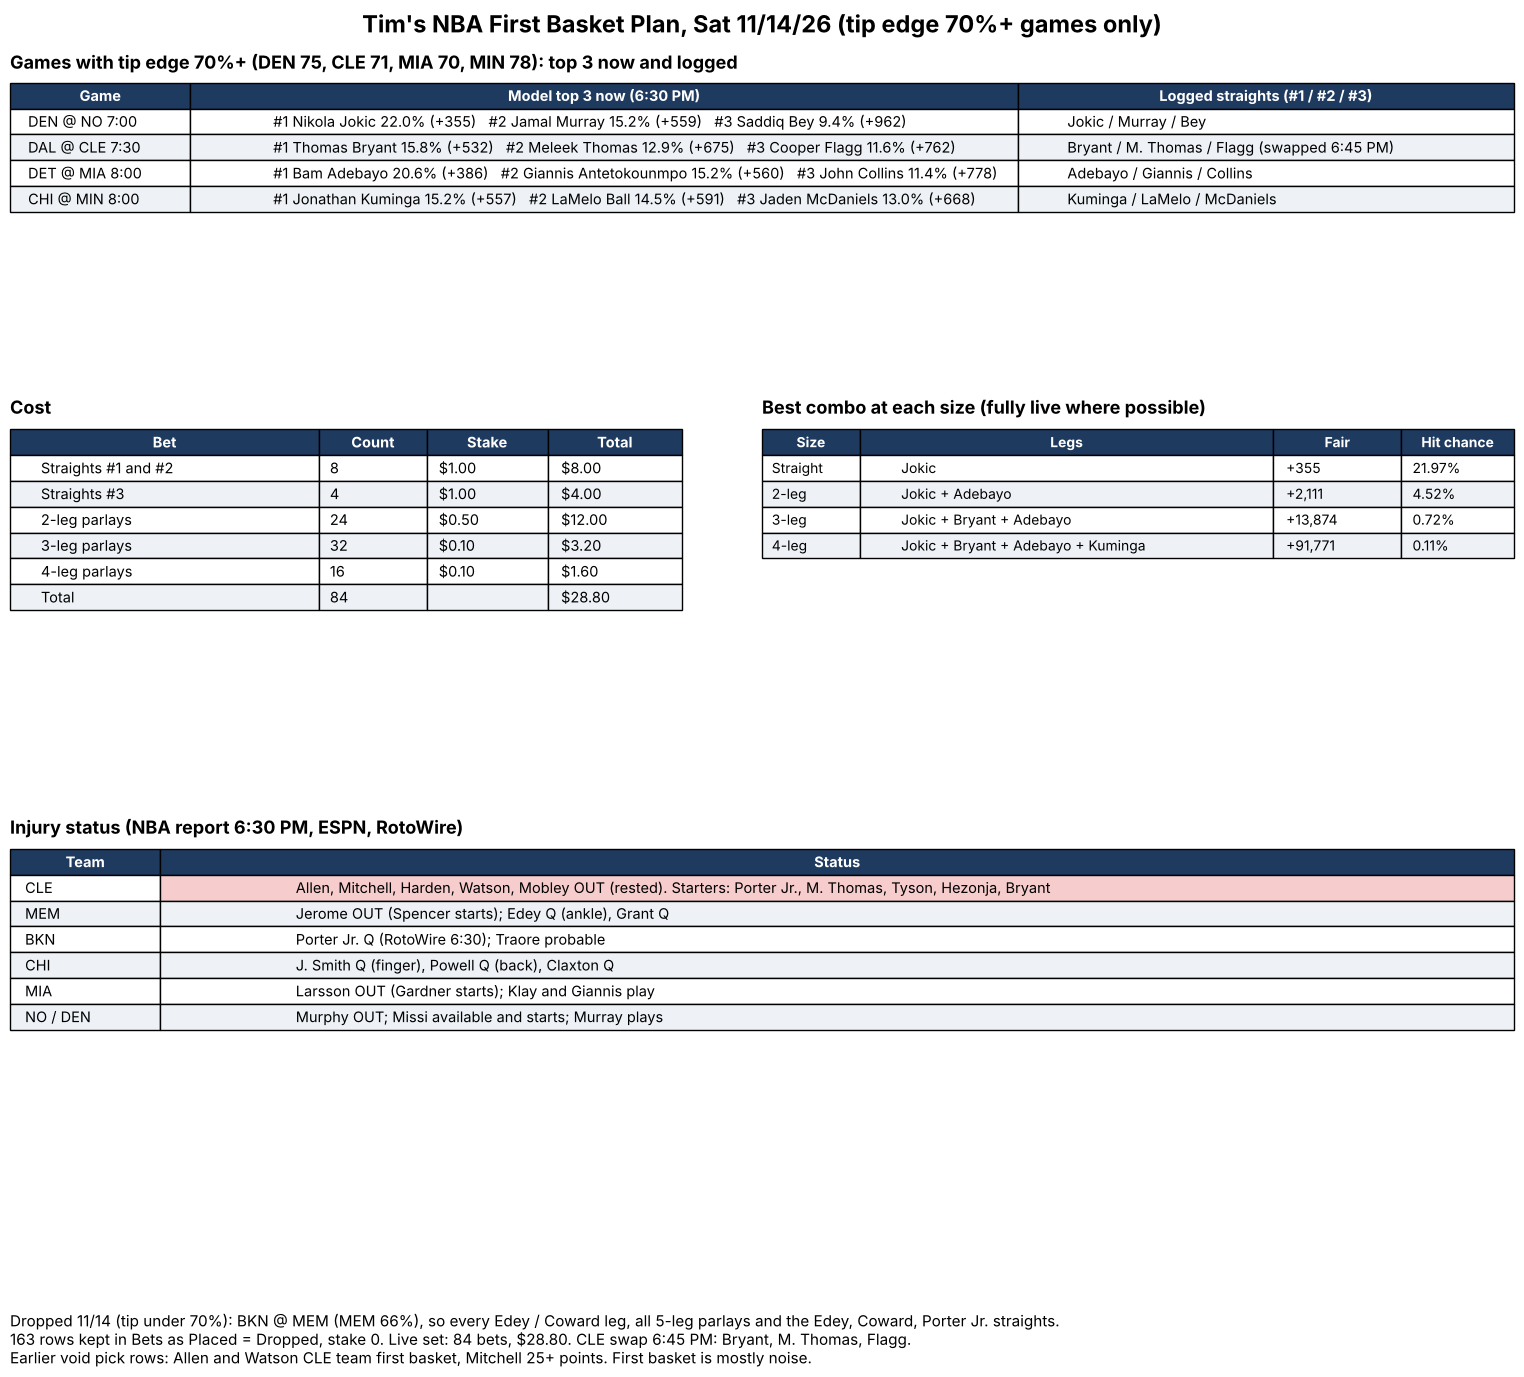

This chart was generated by the following Python code:
"""Tim's 11/14 first basket plan chart (top 3 per game, cost, best combos, injuries, voids).
Run from repo root: python3 analysis/nba/out/charts/parlays_2026-11-14.py"""
import csv, json, matplotlib
matplotlib.use('Agg')
import matplotlib.pyplot as plt

HEAD, G, R, ALT = '#1f3a5f', '#cdebd3', '#f6cccc', '#eef2f7'
VOID = set()
rows = [r for r in csv.DictReader(open('analysis/nba/out/parlays_2026-11-14.csv')) if not r.get('dropped')]
c = [r for r in json.load(open('analysis/nba/out/fb_candidates.json')) if r.get('inj') != 'Out']
games = [('DEN', 'NO', '7:00'), ('DAL', 'CLE', '7:30'), ('DET', 'MIA', '8:00'), ('CHI', 'MIN', '8:00')]
am = lambda d: f"+{round((d - 1) * 100):,}" if d >= 2 else f"-{round(100 / (d - 1))}"

fig = plt.figure(figsize=(16, 15))
fig.suptitle("Tim's NBA First Basket Plan, Sat 11/14/26 (tip edge 70%+ games only)", fontsize=17, fontweight='bold', y=0.985)


def table(ax, title, cols, data, widths, shades=None, fs=10.5):
    ax.axis('off'); ax.set_title(title, fontsize=13, fontweight='bold', loc='left')
    tb = ax.table(cellText=data, colLabels=cols, colWidths=widths, loc='upper center', cellLoc='left')
    tb.auto_set_font_size(False); tb.set_fontsize(fs); tb.scale(1, 1.55)
    for (r, cc), cl in tb.get_celld().items():
        if r == 0:
            cl.set_facecolor(HEAD); cl.get_text().set_color('white'); cl.get_text().set_fontweight('bold')
        else:
            s = shades[r - 1][cc] if shades else ''
            cl.set_facecolor(G if s == 'g' else R if s == 'r' else ALT if r % 2 == 0 else 'white')


# 1. top 3 per game now
data, sh = [], []
logged = {'DEN @ NO': 'Jokic / Murray / Bey', 'DAL @ CLE': 'Bryant / M. Thomas / Flagg (swapped 6:45 PM)',
          'DET @ MIA': 'Adebayo / Giannis / Collins', 'CHI @ MIN': 'Kuminga / LaMelo / McDaniels'}
for a, h, t in games:
    v = sorted([r for r in c if r['tm'] in (a, h)], key=lambda r: -r['p_v2'])[:3]
    top = '   '.join(f"#{i} {r['player']} {r['p_v2'] * 100:.1f}% ({am(1 / r['p_v2'])})" for i, r in enumerate(v, 1))
    g = f"{a} @ {h}"
    data.append([f"{g} {t}", top, logged[g]]); sh.append(['', '', 'r' if 'VOID' in logged[g] else ''])
table(fig.add_axes([0.03, 0.75, 0.94, 0.19]), "Games with tip edge 70%+ (DEN 75, CLE 71, MIA 70, MIN 78): top 3 now and logged",
      ["Game", "Model top 3 now (6:30 PM)", "Logged straights (#1 / #2 / #3)"], data, [0.12, 0.55, 0.33], sh)

# 2. cost
cost = [["Straights #1 and #2", "8", "$1.00", "$8.00"], ["Straights #3", "4", "$1.00", "$4.00"],
        ["2-leg parlays", "24", "$0.50", "$12.00"], ["3-leg parlays", "32", "$0.10", "$3.20"],
        ["4-leg parlays", "16", "$0.10", "$1.60"], ["Total", "84", "", "$28.80"]]
table(fig.add_axes([0.03, 0.47, 0.42, 0.24]), "Cost", ["Bet", "Count", "Stake", "Total"], cost, [0.46, 0.16, 0.18, 0.2])

# 3. best combo at each size (highest hit chance, CLE legs void -> parlay plays without them)
best = []
for k in (1, 2, 3, 4):
    cand = []
    for r in rows:
        if int(r['legs']) != k:
            continue
        legs = r['picks'].split(' + ')
        live = [l for l in legs if l not in VOID]
        if not live:
            continue
        q = {**{rr['picks']: float(rr['p']) for rr in rows if rr['legs'] == '1'}}
        p = 1
        for l in live:
            p *= q[l]
        cand.append((p, legs, live))
    full = [x for x in cand if len(x[2]) == len(x[1])]
    p, legs, live = max(full or cand)
    note = '' if len(live) == len(legs) else f" (CLE leg void, plays as {len(live)})"
    best.append([f"{k}-leg" if k > 1 else "Straight", ' + '.join(live) + note, am(1 / p), f"{p * 100:.2f}%"])
table(fig.add_axes([0.5, 0.47, 0.47, 0.24]), "Best combo at each size (fully live where possible)", ["Size", "Legs", "Fair", "Hit chance"],
      best, [0.13, 0.55, 0.17, 0.15], fs=10)

# 4. injuries
inj = [["CLE", "Allen, Mitchell, Harden, Watson, Mobley OUT (rested). Starters: Porter Jr., M. Thomas, Tyson, Hezonja, Bryant", "r"],
       ["MEM", "Jerome OUT (Spencer starts); Edey Q (ankle), Grant Q", "y"],
       ["BKN", "Porter Jr. Q (RotoWire 6:30); Traore probable", "y"],
       ["CHI", "J. Smith Q (finger), Powell Q (back), Claxton Q", "y"],
       ["MIA", "Larsson OUT (Gardner starts); Klay and Giannis play", ""],
       ["NO / DEN", "Murphy OUT; Missi available and starts; Murray plays", ""]]
table(fig.add_axes([0.03, 0.2, 0.94, 0.23]), "Injury status (NBA report 6:30 PM, ESPN, RotoWire)", ["Team", "Status"],
      [r[:2] for r in inj], [0.1, 0.9], [['', 'r' if r[2] == 'r' else ''] for r in inj])

# 5. voids
nv = sum(1 for r in rows if int(r['legs']) > 1 and set(r['picks'].split(' + ')) & VOID)
vtxt = ("Dropped 11/14 (tip under 70%): BKN @ MEM (MEM 66%), so every Edey / Coward leg, all 5-leg parlays and the Edey, Coward, Porter Jr. straights.\n"
        "163 rows kept in Bets as Placed = Dropped, stake 0. Live set: 84 bets, $28.80. CLE swap 6:45 PM: Bryant, M. Thomas, Flagg.\n"
        "Earlier void pick rows: Allen and Watson CLE team first basket, Mitchell 25+ points. First basket is mostly noise.")
fig.text(0.03, 0.08, vtxt, fontsize=11, va='bottom', wrap=True)
plt.savefig('analysis/nba/out/charts/parlays_2026-11-14.png', dpi=100, bbox_inches='tight')
